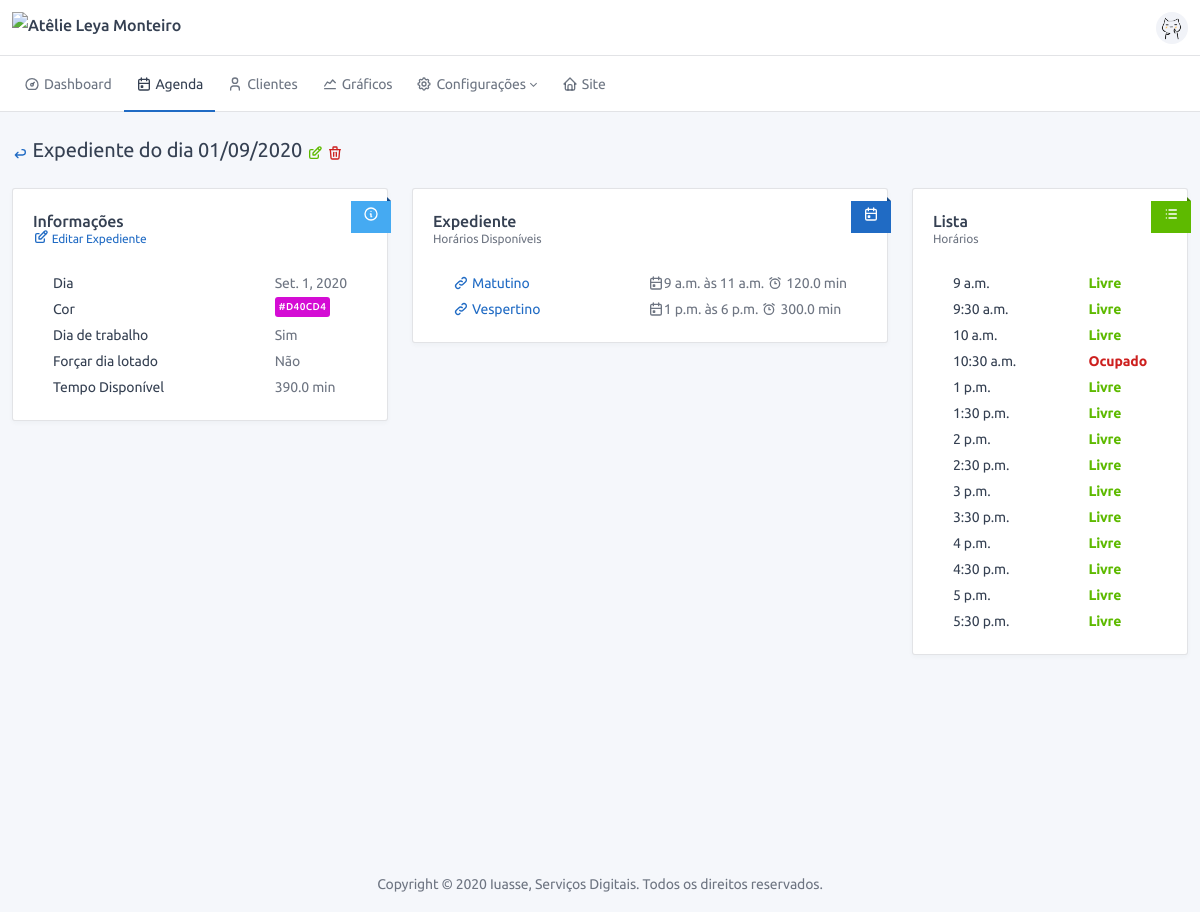
The page /business/businessday/1/profile/ (signed in) on the database its author committed.
### business/models.py (models this page shows, shortened)
class BusinessDay(BaseModel):
    day = models.DateField("dia", default=now,
                           help_text="Caso selecionado vários dias, deixe como está!")
    color = models.CharField("cor", default="#D40CD4", max_length=7,
                             help_text="Qual a cor que você deseja como plano de fundo")
    expedient_day = models.ManyToManyField("config.Expedient", verbose_name="Expediente",
                                           help_text="Quais são os horários disponíveis para esse dia?")
    is_work_day = models.BooleanField("dia de trabalho", default=True, help_text="Esse dia estará trabalhando?")
    force_day_full = models.BooleanField("forçar dia cheio", default=False,
                                         help_text="Forçar para que o dia mostre como lotado!")
    @staticmethod
    def get_back_url():
        return reverse('business:admin:calendar')
    def get_delete_url(self):
        return reverse(self.get_reverse_delete, kwargs={'pk': self.pk})
    def get_edit_url(self):
        return reverse(self.get_reverse_edit, kwargs={'pk': self.pk})
    def get_full_name(self):
        return f"Expediente do dia {self.day.strftime('%d/%m/%Y')}"
    def get_expedient_hours(self):
        return sum(e.get_business_hours() for e in self.expedient_day.all())
    def get_consumed_hours(self):
        return OrderOfService.objects.filter(date=self.day, canceled=False) \
                   .aggregate(hours=Sum('type_of_service__time'))['hours'] or 0
    def get_remain_hours(self):
        return self.get_expedient_hours() - self.get_consumed_hours()
    @staticmethod
    def datetime_range(start, end, delta):
        current = start
        while current < end:
            yield current
            current += delta
    def get_all_hours_list(self):
        h_list = []
        for e in self.expedient_day.all():
            start = datetime.datetime.combine(self.day, e.start_time)
            end = datetime.datetime.combine(self.day, e.end_time)
            h_list.extend(self.datetime_range(start, end, datetime.timedelta(minutes=settings.SLICE_OF_TIME)))
        return h_list
    def get_service_times_list(self):
        s_times_list = []
        for s in OrderOfService.objects.filter(date=self.day, canceled=False):
            s_times_list.append(s.time)  # start
        return s_times_list
    def get_remain_hours_list(self):
        h_list = []
        ret_list = []
        s_times_list = self.get_service_times_list()
        for e in self.expedient_day.all():
            start = datetime.datetime.combine(self.day, e.start_time)
            end = datetime.datetime.combine(self.day, e.end_time)
            h_list.extend(self.datetime_range(start, end, datetime.timedelta(minutes=settings.SLICE_OF_TIME)))
        for h in h_list:
            if h.time() not in s_times_list:
                ret_list.append(h)
        return ret_list
    def get_tupple_hours(self):
        h_all = self.get_all_hours_list()
        h_remain = self.get_remain_hours_list()
        h_tupple = []
        for h in h_all:
            if h in h_remain:
                h_tupple.append((h, mark_safe('<span class="text-success">Livre</span>')))
            else:
                h_tupple.append((h, mark_safe('<span class="text-danger">Ocupado</span>')))
        return h_tupple
    def get_dict_data(self):
        return {
            'Dia': self.day,
            'Cor': mark_safe(f"<span class='badge' style='background-color: {self.color}'>{self.color}</span>"),
            'Dia de trabalho': 'Sim' if self.is_work_day else 'Não',
            'Forçar dia lotado': 'Sim' if self.force_day_full else 'Não',
            'Tempo Disponível': f'{self.get_remain_hours()} min',
        }

### config/models.py (models this page shows, shortened)
class Expedient(BaseModel):
    name = models.CharField("nome", max_length=28)
    start_time = models.TimeField("horário de início", help_text="Primeiro horário disponível para agendar.")
    end_time = models.TimeField("horário de fim", help_text="Último horário disponível para agendar.")
    def get_edit_url(self):
        return reverse_lazy(f'{self._meta.app_label}:{self._meta.model_name}:edit', kwargs={'pk': self.pk})
    def get_business_hours(self):
        end_timedelta = datetime.timedelta(hours=self.end_time.hour, minutes=self.end_time.minute)
        start_timedelta = datetime.timedelta(hours=self.start_time.hour, minutes=self.start_time.minute)
        return (end_timedelta - start_timedelta).seconds / 60

### business/views.py (the view)
# urls.py: path('<int:pk>/profile/', business_profile, name='profile'),
@login_required
@staff_member_required()
@require_http_methods(["GET"])
@permission_required('business.view_businessday', raise_exception=True)
def business_profile(request, pk):
    return render(request, 'business/profile.html', {'obj': BusinessDay.objects.get(pk=pk)})

### base/models.py (called while the page is built)
    @property
    def get_reverse_delete(self):
        return '{}:{}:delete'.format(self._meta.app_label, self._meta.model_name)

    @property
    def get_reverse_edit(self):
        return '{}:{}:edit'.format(self._meta.app_label, self._meta.model_name)

### frontend/templates/business/profile.html (shortened to what this page needs)
{% extends '../base/profile.html' %}
{% block profile_content %}
<div class="row">
    <div class="col-lg-4">
        <div class="card">
            <div class="card-body">
                <h3 class="card-title">Informações</h3>
                <div class="card-subtitle">
                    <a href="{{obj.get_edit_url}}">{{ICON_EDIT|safe}} Editar Expediente</a>
                </div>
                <div class="table-responsive">
                    <table class="card-table table-hover">
                        {% for k, v in obj.get_dict_data.items %}
                        <tr>
                            <td class="w-100">{{k}}</td>
                            <td class="text-nowrap text-muted">{{v|default_if_none:""}}</td>
                        </tr>
                        {% endfor %}
                    </table>
                </div>
            </div>
            <div class="ribbon bg-info">{{ICON_INFO_CIRCLE|safe}}</div>
        </div>
    </div>
    <div class="col-lg-5">
        <div class="card">
            <div class="card-body">
                <h3 class="card-title">Expediente</h3>
                <div class="card-subtitle">Horários Disponíveis</div>
                <div class="table-responsive">
                    <table class="card-table table-hover">
                        {% for e in obj.expedient_day.all %}
                        <tr>
                            <td class="w-100">
                                <a href="{{e.get_edit_url}}" target="_blank">
                                    {{ICON_LINK|safe}} {{e.name}}
                                </a>
                            </td>
                            <td class="text-nowrap text-muted">
                                {{ICON_CALENDAR|safe}}{{e.start_time}} às {{e.end_time}}
                                {{ICON_ALARM|safe}}{{e.get_business_hours}} min
                            </td>
                        </tr>
                        {% endfor %}
                    </table>
                </div>
            </div>
            <div class="ribbon ">{{ICON_CALENDAR|safe}}</div>
        </div>
    </div>
    <div class="col-lg-3">
        <div class="card">
            <div class="card-body">
                <h3 class="card-title">Lista</h3>
                <div class="card-subtitle">Horários</div>
                <div class="table-responsive">
                    <table class="card-table table-hover">
                        {% for date, ctx in obj.get_tupple_hours %}
                        <tr>
                            <td class="w-100">{{date.time}}</td>
                            <td class="text-nowrap text-muted font-weight-bold">{{ctx}}</td>
                        </tr>
                        {% endfor %}
                    </table>
                </div>
            </div>
            <div class="ribbon bg-green">{{ICON_LIST|safe}}</div>
        </div>
    </div>
</div>
{% endblock %}

### frontend/templates/base/profile.html (shortened to what this page needs)
{% extends 'base.html' %}
{% block content %}
<div class="container-xl">
    <div class="page-header">
        <div class="row align-items-center">
            <div class="col-auto">
                <h2 class="page-title">
                    <a data-toggle="tooltip" href="{{obj.get_back_url}}" title="Voltar">
                        <span class="text-primary">{{ICON_ARROW_BACK|safe}}</span>
                    </a>
                    {{obj.get_full_name}}
                    <a data-toggle="tooltip" href="{{obj.get_edit_url}}" title="Editar">
                        <span class="text-success">{{ICON_EDIT|safe}}</span>
                    </a>
                    <a data-toggle="tooltip" href="{{obj.get_delete_url}}" title="Deletar">
                        <span class="text-danger">{{ICON_DELETE|safe}}</span>
                    </a>
                </h2>
            </div>
        </div>
    </div>
    {% block profile_content %}{% endblock %}
</div>
{% endblock %}

### frontend/templates/base.html (style rules this page uses)
body { display: none; }

### rows shown on the page
BusinessDay: get_full_name "Expediente do dia 01/09/2020", get_dict_data "Set. 1, 2020"
Expedient: name "Matutino", start_time "9 a.m.", end_time "11 a.m.", get_business_hours "120.0"
Expedient: name "Vespertino", start_time "1 p.m.", end_time "6 p.m.", get_business_hours "300.0"

### other values the page prints
{{ k }} "Dia" "Cor" "Dia de trabalho" "Forçar dia lotado" "Tempo Disponível"
{{ v|default_if_none:"" }} "#D40CD4" "Sim" "Não" "390.0 min"
{{ date.time }} "9 a.m." "9:30 a.m." "10 a.m." "10:30 a.m." "1 p.m." "1:30 p.m." "2 p.m." "2:30 p.m." "3 p.m." "3:30 p.m." "4 p.m." "4:30 p.m." "5 p.m." "5:30 p.m."
{{ ctx }} "Livre" "Livre" "Livre" "Ocupado" "Livre" "Livre" "Livre" "Livre" "Livre" "Livre" "Livre" "Livre" "Livre" "Livre"
